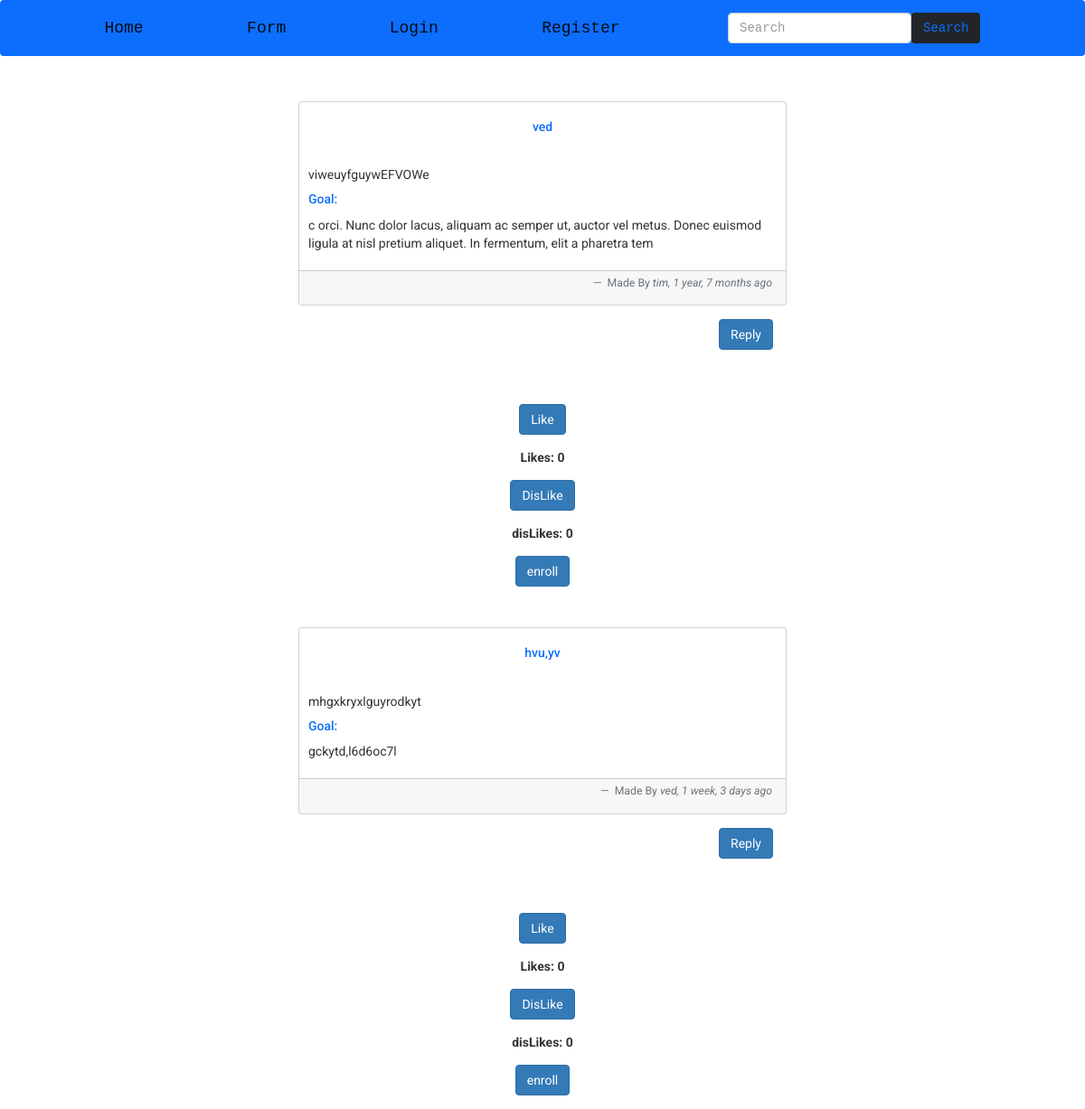
The page / on the database its author committed.
### base/models.py (models this page shows, shortened)
class Post(models.Model):
    Author = models.ForeignKey(User, on_delete=models.CASCADE,null=True)
    Title = models.CharField(max_length=150,blank=True,null=True)
    Description = models.TextField(max_length=650,blank=True,null=True)
    updated = models.DateTimeField(auto_now=True)
    created = models.DateTimeField(auto_now_add=True,null=True)
    likes = models.ManyToManyField(User, related_name="note_post",blank=True,default=None)
    dislikes = models.ManyToManyField(User, related_name="post_note",blank=True,default=None)
    enrolled = models.ManyToManyField(User, related_name="enrolled",blank=True,default=None)
    completed = models.ManyToManyField(User, related_name="completed",blank=True,default=None)
    Goal = models.CharField(max_length=1000,blank=True,null=True)
    reply = models.ForeignKey('Post', null=True,blank=True, on_delete=models.DO_NOTHING, related_name="post_reply")
    USERNAME_FIELD = 'username'
    REQUIRED_FIELDS = []
    class Meta:
        ordering = ['updated','-created']

### base/views.py (the view, shortened to what this page needs)
# urls.py: path('', views.home, name='home'),
def home(request):
    posts = Post.objects.all().order_by('-likes')
    context = {"posts":posts}
    return render(request, 'base/home.html', context)

### base/templates/base/home.html (shortened to what this page needs)
{% extends 'base/base.html' %} {% block content %}
<link
  rel="stylesheet"
  href="https://maxcdn.bootstrapcdn.com/bootstrap/3.3.7/css/bootstrap.min.css"
/>
<nav class="navbar navbar-expand-lg bg-primary font-monospace">
  <div class="container-fluid">
    <a class="navbar-brand" href="#">Home</a>
    <a class="navbar-brand" aria-current="page" href="{% url 'form' %}">Form</a>
    {% if request.user.is_authenticated %}
    <a class="navbar-brand" aria-current="page" href="{% url 'logout' %}"
      >Logout</a
    >
    <a class="navbar-brand" aria-current="page" href="{% url 'register' %}"
      >Register</a
    >
    <a
      class="navbar-brand"
      aria-current="page"
      href="{% url 'profile' request.user.id %}"
      >Profile</a
    >
    {% else %}
    <a class="navbar-brand" aria-current="page" href="{% url 'login' %}"
      >Login</a
    >
    <a class="navbar-brand" aria-current="page" href="{% url 'register' %}"
      >Register</a
    >
    {% endif %}
    <form class="d-flex" action="{% url 'post_search' %}" method="GET">
      <input
        name="q1"
        class="form-control me-2"
        type="search"
        placeholder="Search"
        aria-label="Search"
      />
      <button class="btn btn-dark btn-outline-primary" type="submit">
        Search
      </button>
    </form>
  </div>
</nav>
{% for post in posts %}
<div class="d-flex justify-content-center">
  <div class="w-50 p-5">
    <div class="card">
      <div class="card-group">
        <div class="card-body">
          <h5 class="card-title pb-5 text-center">
            <a href="{% url 'enroll' post.id %}" class="text-primary">{{post.Title}}</a>
          </h5>
          <p class="card-text pl-5">{{post.Description}}</p>
          {% if post.Goal %}
          <p class="card-text pl-5"><h5 class="text-primary">Goal: </h5>{{post.Goal}}</p>
          {% endif %}
        </div>
      </div>
      {% if request.user == post.Author %}
      <div class="card-footer text-right p-4 pb-2">
        <figcaption class="blockquote-footer">
          Made By
          <cite title="Source Title"
            >You, {{post.created | timesince}} ago</cite
          >
        </figcaption>
        {% else %}
        <div class="card-footer text-right p-4 pb-2">
          <figcaption class="blockquote-footer">
            Made By
            <cite title="Source Title"
              >{{ post.Author }}, {{post.created | timesince}} ago</cite
            >
          </figcaption>
        </div>
        {% endif %}
      </div>
       <div class="d-flex justify-content-end">
    <a href="{% url 'reply' post.id %}" class="btn btn-primary m-4 ">Reply</a>
  </div>
  </div>
  </div>
{% if user not in post.dislikes.all %}
<div >
<form
  action="{% url 'like-post' %}"
  method="POST"
  class="d-flex justify-content-center"
>
  {% csrf_token %} {% if user in post.likes.all %}
  <button
    type="submit"
    name="post_id"
    value="{{ post.id }}"
    class="btn btn-primary m-4"
  >
    Unlike
  </button>
  {% else %}
  <button
    type="submit"
    name="post_id"
    value="{{ post.id }}"
    class="btn btn-primary m-4"
  >
    Like
  </button>
  {% endif %}
</form>
<strong class="d-flex justify-content-center"
  >Likes: {{post.likes.all.count}}</strong
>
{% endif %} {% if user not in post.likes.all %}
<form
  action="{% url 'dislike-post' %}"
  method="POST"
  class="d-flex justify-content-center"
>
  {% csrf_token %} {% if user in post.dislikes.all %}
  <button
    type="submit"
    name="post_id"
    value="{{ post.id }}"
    class="btn btn-primary m-4"
  >
    Undislike
  </button>
  {% else %}
  <button
    type="submit"
    name="post_id"
    value="{{ post.id }}"
    class="btn btn-primary m-4"
  >
    DisLike
  </button>
  {% endif %}
</form>
<strong class="d-flex justify-content-center"
  >disLikes: {{post.dislikes.all.count}}</strong
>
{% endif %}
    </div>
<div class="d-flex justify-content-center">
  {% if user not in post.enrolled.all %}
  <form
    action="{% url 'enroll' post.id %}"
    method="POST"
    class="d-flex justify-content-center"
  >
    <button
      type="submit"
      name="post_id"
      value="{{ post.id }}"
      class="btn btn-primary m-4"
    >
      enroll
    </button>
    {% endif %}
  </form>
  </div>
{% endfor %} {% endblock content%}

### base/templates/base/base.html (shortened to what this page needs)
<!-- {% load static %}
<link rel="stylesheet" href="{% static 'css/style.css' %}" /> -->
<!DOCTYPE html>
<html lang="en">
  <head>
    <link
      rel="stylesheet"
      href="https://cdn.jsdelivr.net/npm/bootstrap@5.2.0-beta1/dist/css/bootstrap.rtl.min.css"
    />
  </head>
  <body class="body">
    {% block content %} {% endblock content %}
  </body>
</html>

### base/templates/base/base.html (style rules this page uses)
.body { font-family: "Roboto", sans-serif !important; }

### rows shown on the page
Post: Title "ved", Description "viweuyfguywEFVOWe", Goal "c orci. Nunc dolor lacus, aliquam ac semper ut, auctor vel metus. Donec euismod ligula at nisl pretium aliquet. In fermentum, elit a pharetra tem", Author "tim", created "1 year, 7 months", likes.all.count "0", dislikes.all.count "0"
Post: Title "hvu,yv", Description "mhgxkryxlguyrodkyt", Goal "gckytd,l6d6oc7l", Author "ved", created "1 week, 3 days", likes.all.count "0", dislikes.all.count "0"
